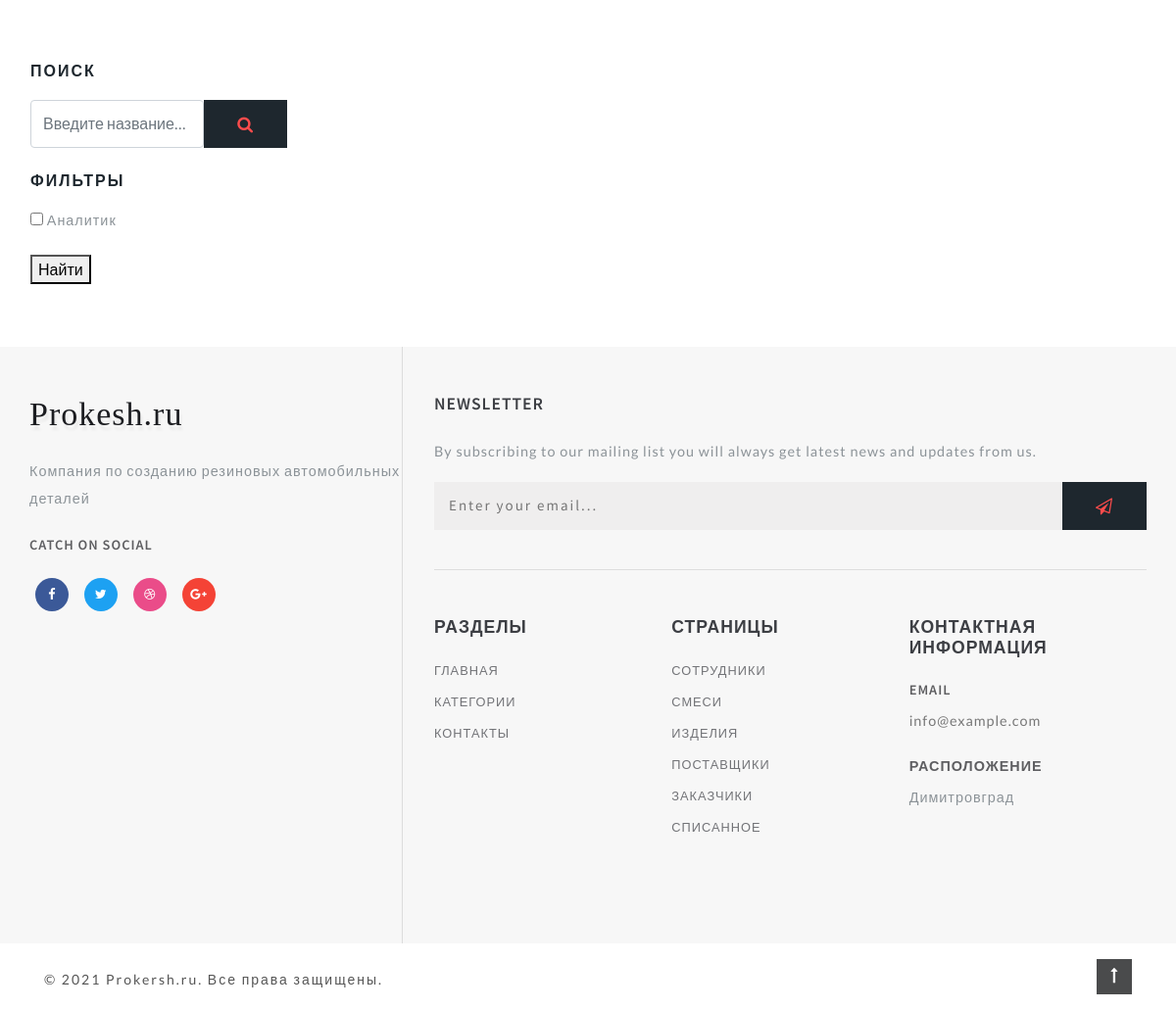
Before: /worker_list/worker_filter/ (lower part) with the older database file.
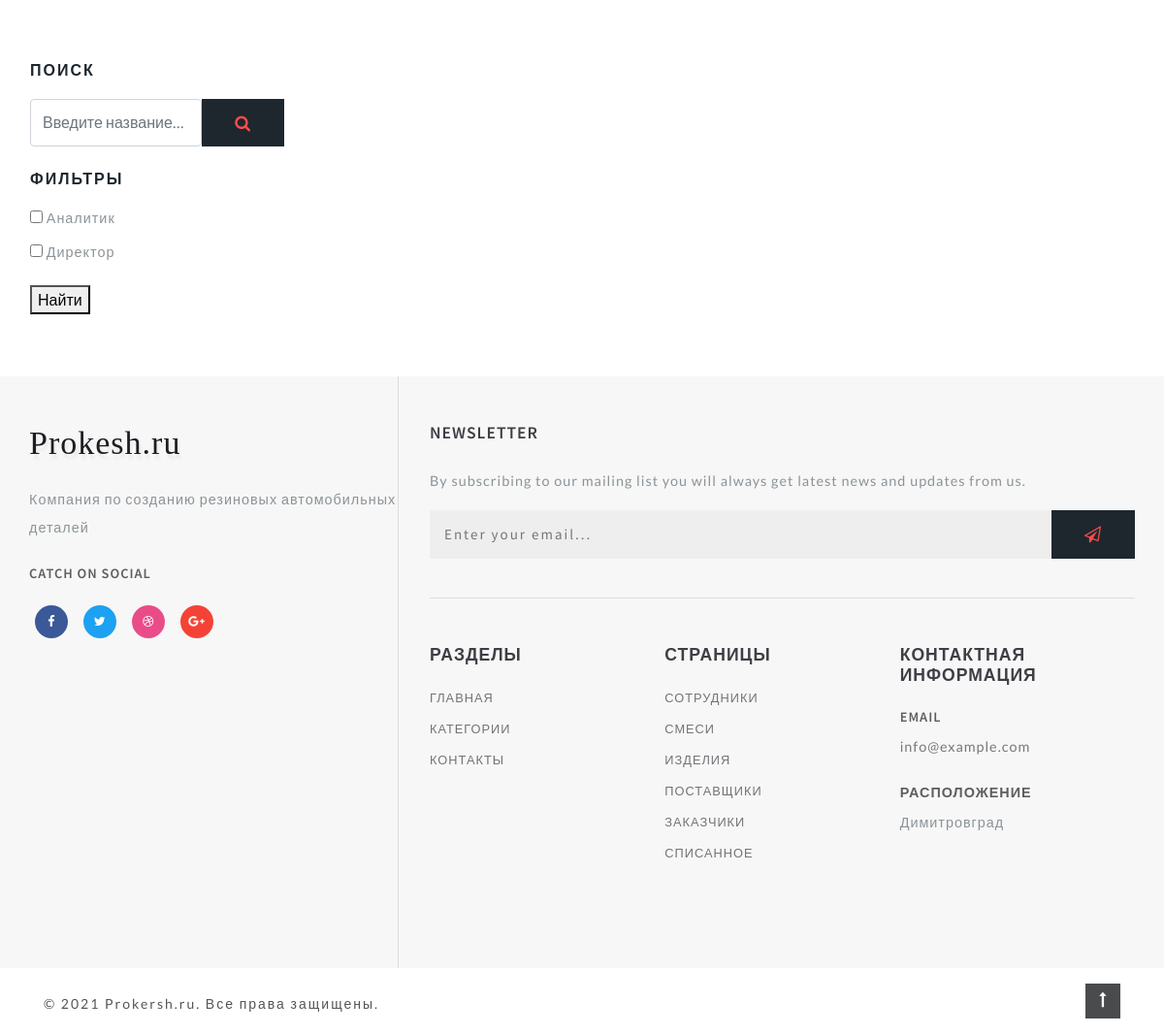
After: the same page with the newer database file.
### prokesh/models.py (models this page shows, shortened)
class Workers(models.Model):
    name = models.CharField('ФИО', max_length=100)
    image = models.ImageField("Фотография сотрудника", upload_to="workers/", blank=True, default="")
    email = models.EmailField('Email')
    birthday = models.DateField('Дата рождения')
    category = models.CharField('Категория', max_length=50)
    salary = models.PositiveIntegerField('Оклад', help_text='Вводить в рублях')
    url = models.SlugField(max_length=150, default='worker_', unique=True, help_text='Не забудьте добавить запись в '
                                                                                     'таблицу Время работы '
                                                                                     'сотрудника!')
    fired = models.BooleanField("Уволен", default=False)
    class Meta:
        verbose_name = 'Сотрудник'
        verbose_name_plural = 'Сотрудники'

### prokesh/views.py (the view)
# urls.py: path("worker_list/worker_filter/", views.FilterWorkerView.as_view(), name="worker_filter"),
class FilterWorkerView(WorkerCategory, ListView):
    template_name = "workers/worker_list.html"
    def get_queryset(self):
        queryset = Workers.objects.filter(
            Q(category__in=self.request.GET.getlist("category"))
        ).distinct()
        return queryset
    def get_context_data(self, *args, **kwargs):
        context = super().get_context_data(*args, **kwargs)
        context["category"] = ''.join([f"category={x}&" for x in self.request.GET.getlist("category")])
        return context

### prokesh/views.py (called while the page is built)
    def get_category(self):
        return Workers.objects.filter(fired=False).values("category").distinct()

### templates/workers/worker_list.html (shortened to what this page needs)
{% extends 'workers/base.html' %}
{% block worker %}
    <div class="left-ads-display col-lg-9">
    </div>
{% endblock worker %}

### templates/workers/base.html
{% extends 'base.html' %}
{% block content %}
    <section class="ab-info-main py-md-5 py-4 editContent" style="padding-left: 1rem; padding-right: 1rem;">
        <div class="container-fluid py-md-3">
            <div class="row">
                {% include 'include/sidebars/workers_sidebar.html' %}
                {% block worker %}
                {% endblock worker %}
            </div>
        </div>
    </section>
{% endblock content %}

### templates/base.html (shortened to what this page needs)
<!DOCTYPE html>
{% load static %}
<html lang="ru">
<head>
    <link rel="stylesheet" href="{% static 'css/bootstrap.css' %}">
    <link rel="stylesheet" href="{% static 'css/style.css' %}" type="text/css" media="all">
    <link href="{% static 'css/font-awesome.css' %}" rel="stylesheet">
</head>
<body>
<div id="page" class="page">
    {% block content %}
    {% endblock content %}
{% include 'include/footer.html' %}
</div>
</body>
</html>

### templates/include/sidebars/workers_sidebar.html
<div class="side-bar col-lg-3">
    <div class="search-bar w3layouts-newsletter">
        <h3 class="sear-head editContent" >Поиск</h3>
        <form action="#" method="post" class="d-flex editContent" >
            <input type="search" placeholder="Введите название..." name="search" class="form-control" required="">
            <button class="btn1 btn" ><span class="fa fa-search" aria-hidden="true" ></span></button>
        </form>
    </div>
<form action="{% url 'worker_filter' %}" method="get" name="filter">
    <div class="left-side my-4">
        <h3 class="sear-head editContent">Фильтры</h3>
        <ul class="w3layouts-box-list">
            {% for work in view.get_category %}
                <li class="editContent">
                    <input type="checkbox" class="checked" name="category" value="{{ work.category }}">
                    <span class="span editContent">{{ work.category }}</span>
                </li>
            {% endfor %}
        </ul>
    </div>
    <button type="submit">Найти</button>
</form>
</div>

### templates/include/footer.html
<footer class="editContent">
    <div class="container">
        <div class="row footer-top">
            <div class="col-lg-4 footer-grid_section_w3layouts">
                <h2 class="logo-2 mb-lg-4 mb-3">
                    <a href="{% url 'worker_list' %}" class="editContent">
                                        <span class="fa" aria-hidden="true" >
                                            Prokesh.ru
                                        </span>
                    </a>
                </h2>
                <p class="editContent" >
                    Компания по созданию резиновых автомобильных деталей
                </p>
                <h4 class="sub-con-fo ad-info my-4 editContent" >Catch on Social</h4>
                <ul class="w3layouts_social_list media-soc list-unstyled">
                    <li>
                        <a href="#" class="w3pvt_facebook editContent" >
                            <span class="fa fa-facebook-f" ></span>
                        </a>
                    </li>
                    <li>
                        <a href="#" class="w3pvt_twitter editContent" >
                            <span class="fa fa-twitter" ></span>
                        </a>
                    </li>
                    <li>
                        <a href="#" class="w3pvt_dribble editContent" >
                            <span class="fa fa-dribbble" ></span>
                        </a>
                    </li>
                    <li>
                        <a href="#" class="w3pvt_google editContent" >
                            <span class="fa fa-google-plus" ></span>
                        </a>
                    </li>
                </ul>
            </div>
            <div class="col-lg-8 footer-right">
                <div class="w3layouts-news-letter">
                    <h3 class="footer-title text-uppercase editContent mb-lg-4 mb-3" >Newsletter</h3>
                    <p class="editContent">By subscribing to our mailing list you will always get latest news and updates from us.</p>
                    <form action="#" method="post" class="w3layouts-newsletter">
                        <input type="email" name="Email" class="editContent" placeholder="Enter your email..." required="" >
                        <button class="btn1 btn" ><span class="fa fa-paper-plane-o" aria-hidden="true" ></span></button>
                    </form>
                </div>
                <div class="row mt-lg-4 bottom-w3layouts-sec-nav mx-0">
                    <div class="col-md-4 footer-grid_section_w3layouts">
                        <h3 class="footer-title text-uppercase editContent mb-lg-4 mb-3">Разделы</h3>
                        <ul class="list-unstyled w3layouts-icons">
                            <li>
                                <a href="{% url "main" %}" class="editContent" >Главная</a>
                            </li>
                            <li>
                                <a href="about.html" class="editContent" >Категории</a>
                            </li>
                            <li>
                                <a href="contact.html" class="editContent" >Контакты</a>
                            </li>
                        </ul>
                    </div>
                    <div class="col-md-4 footer-grid_section_w3layouts">
                        <div class="agileinfo_social_icons">
                            <h3 class="footer-title text-uppercase editContent mb-lg-4 mb-3" >Страницы</h3>
                            <ul class="list-unstyled w3layouts-icons">
                            <li><a href="{% url "worker_list" %}">Сотрудники</a></li>
                            <li><a href="{% url "smesi_list" %}">Смеси</a></li>
                            <li><a href="{% url "goods_list" %}">Изделия</a></li>
                            <li><a href="{% url "suppliers_list" %}">Поставщики</a></li>
                            <li><a href="{% url "customers_list" %}">Заказчики</a></li>
                            <li><a href="{% url "remote_list" %}">Списанное</a></li>
                            </ul>
                        </div>
                    </div>
                    <div class="col-md-4 footer-grid_section_w3layouts my-md-0 my-5">
                        <h3 class="footer-title text-uppercase text-wh mb-lg-4 mb-3 editContent" >Контактная информация</h3>
                        <div class="contact-info">
                            <div class="footer-address-inf my-4">
                                <h4 class="ad-info mb-2 editContent" >Email </h4>
                                <p class="editContent" ><a href="mailto:info@example.com">info@example.com</a></p>
                            </div>
                            <div class="footer-address-inf">
                                <h4 class="ad-info mb-2 editContent" >Расположение</h4>
                                <p class="editContent" >Димитровград</p>
                            </div>
                        </div>
                    </div>
                </div>
            </div>
        </div>
    </div>
</footer>
<div class="cpy-right py-3">
    <div class="container">
        <div class="row">
            <p class="col-md-10 text-left">© 2021 Prokersh.ru. Все права защищены.
            </p>
            <a href="#home" class="move-top text-right col-md-2"><span class="fa fa-long-arrow-up" aria-hidden="true" ></span></a>
        </div>
    </div>
</div>

### static/css/style.css (style rules this page uses)
html, body { margin: 0; font-size: 100%; background: #fff; font-family: 'Lato', sans-serif; scroll-behavior: smooth; }
body a { text-decoration: none; transition: 0.5s all; -webkit-transition: 0.5s all; -moz-transition: 0.5s all; -o-transition: 0.5s all; -ms-transition: 0.5s all; }
input[type="button"], input[type="submit"], input[type="text"], input[type="email"], input[type="search"] { transition: 0.5s all; -webkit-transition: 0.5s all; -moz-transition: 0.5s all; -o-transition: 0.5s all; -ms-transition: 0.5s all; font-family: 'Source Sans Pro', sans-serif; }
h1, h2, h3, h4, h5, h6 { margin: 0; letter-spacing: 1px; font-weight: 600; font-family: 'Source Sans Pro', sans-serif; }
p { font-size: 0.9em; color: #8c9398; line-height: 2em; letter-spacing: 1px; }
ul { margin: 0; padding: 0; }
li > a:only-child:after { content: ''; }
ul.w3layouts-box-list li { list-style: none; display: block; margin-bottom: 0.9em; color: #8c9398; letter-spacing: 1px; font-size: 0.9em; }
h3.sear-head { color: #1e272e; margin-bottom: 20px; font-size: 1em; font-weight: 600; text-transform: uppercase; letter-spacing: 2px; }
footer { background: #f7f7f7; }
h3.footer-title { font-size: 1.1em; font-weight: 600; letter-spacing: 1px; color: #3d3f44; }
footer p { font-size: 0.9em; }
form.w3layouts-newsletter { display: flex; margin-bottom: 2.5em; }
.bottom-w3layouts-sec-nav { border-top: 1px solid #ddd; }
.w3layouts-newsletter input[type="email"] { padding: 0.6em 1em; font-size: 15px; color: #000; outline: none; letter-spacing: 2px; border: none; border: none; flex-basis: 100%; background: #efeeee; }
.w3layouts-newsletter button.btn1 { color: #ff4c4c; font-size: 17px; letter-spacing: 1px; padding: 14px 0; border: transparent; text-transform: uppercase; -webkit-transition: 0.5s all; -moz-transition: 0.5s all; transition: 0.5s all; background: #1e272e; font-weight: 600; cursor: pointer; border-radius: 0; padding: 0.7em 2em; }
h2.logo-2 a { font-weight: 700; font-size: 34px; color: #1c1d21; text-shadow: 2px 5px 3px rgba(0, 0, 0, 0.06); letter-spacing: 1px; }
.w3layouts_social_list li { display: inline-block; }
.w3layouts_social_list li a { width: 34px; height: 34px; text-align: center; display: inline-block; font-size: 13px; border-radius: 50%; margin: 0 0.5em; }
.w3layouts_social_list li a span { color: #fff; line-height: 34px; }
a.w3pvt_facebook { background: #3b5998; }
a.w3pvt_twitter { background: #1da1f2; }
a.w3pvt_dribble { background: #ea4c89; }
a.w3pvt_google { background: #F44336; }
.contact-info h4, h4.sub-con-fo { font-size: 0.9em; letter-spacing: 1px; color: #5e5e61; font-weight: 600; text-transform: uppercase; }
.footer-grid_section_w3layouts li a { color: #727377; font-size: 0.8em; letter-spacing: 1px; display: block; margin: 1em 0; }
ul.w3layouts_social_list.media-soc li a { display: inline-block; margin: 0em 0.5em; }
ul.w3layouts-icons li a { text-transform: uppercase; }
.footer-right { border-left: 1px solid #ddd; padding: 3em 0em 3em 2em; }
.footer-grid_section_w3layouts { padding: 3em 0; }
.contact-info a { color: #777; }
.cpy-right { display: flex; }
.cpy-right p { letter-spacing: 2px; font-size: 14px; margin-bottom: 0; margin-top: 0.5em; color: #555; }
a.move-top span { color: #fff; width: 36px; height: 36px; text-align: center; border: none; line-height: 2em; background: #4a4b4c; }

Changed rows visible on the page:
added Workers: category "Директор"
